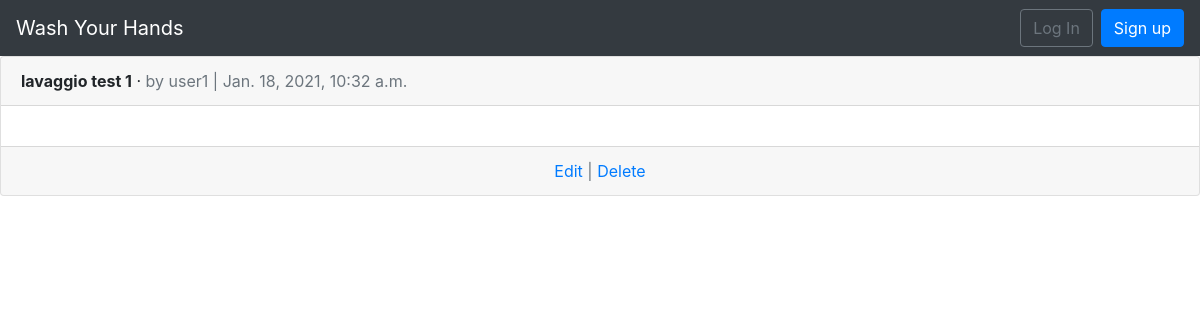
Page /lavaggi/ on the earlier database version.
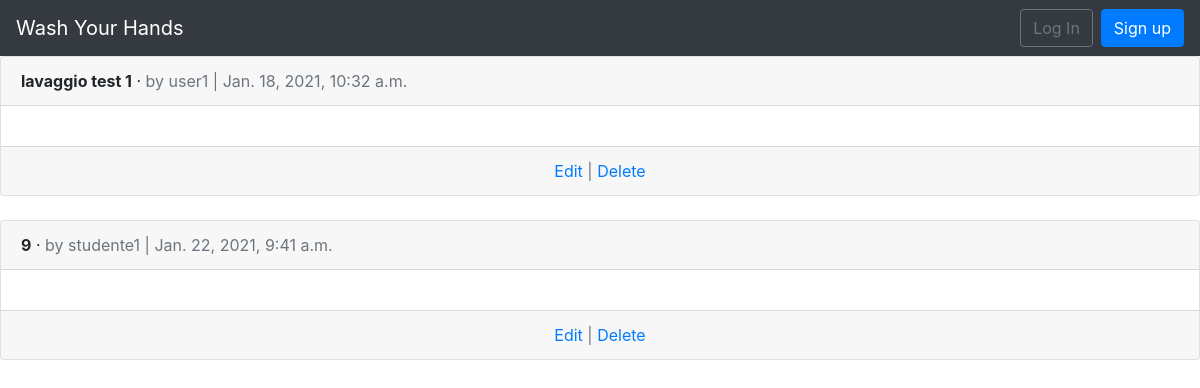
Same page on the later database version.
### lavaggi/models.py (models this page shows, shortened)
class Lavaggio(models.Model):
    numero = models.CharField(max_length=255)
    kpi = models.TextField()
    esito = models.CharField(max_length=255)
    date = models.DateTimeField(auto_now_add=True)
    utente = models.ForeignKey(
        get_user_model(),
        on_delete=models.CASCADE,
    )

### users/models.py (models this page shows)
class CustomUser(AbstractUser):
    age = models.PositiveIntegerField(null=True, blank=True)

### lavaggi/views.py (the view)
# urls.py: path('', LavaggioListView.as_view(), name='lavaggio_list'),
class LavaggioListView(ListView):
    model = Lavaggio
    template_name = 'lavaggio_list.html'
    login_url = 'login'

### templates/lavaggio_list.html (shortened to what this page needs)
{% extends 'base.html' %}
{% block content %}
  {% for lavaggio in object_list %}
    <div class="card">
      <div class="card-header">
        <span class="font-weight-bold">{{ lavaggio.numero }}</span> &middot;
        <span class="text-muted">by {{ lavaggio.utente }} | {{ lavaggio.date }}</span>
      </div>
      <div class="card-body">
      </div>
      <div class="card-footer text-center text-muted">
        <a href="{% url 'lavaggio_edit' lavaggio.pk %}">Edit</a> |
        <a href="{% url 'lavaggio_delete' lavaggio.pk %}">Delete</a>
      </div>
    </div>
    <br />
  {% endfor %}
{% endblock content %}

### templates/base.html (shortened to what this page needs)
<!DOCTYPE html>
<html>
<head>
  <link rel="stylesheet" href="https://stackpath.bootstrapcdn.com/bootstrap/4.5.0/css/bootstrap.min.css">
</head>
<body>
  <nav class="navbar navbar-expand-lg navbar-dark bg-dark">
    <a class="navbar-brand" href="{% url 'home' %}">Wash Your Hands</a>
    <div class="collapse navbar-collapse" id="navbarSupportedContent">
      {% if user.is_authenticated %}
        <ul class="navbar-nav ml-auto">
          <li class="nav-item">
            <a class="nav-link dropdown-toggle" href="#" id="navbarDropdown" role="button" data-toggle="dropdown" aria-haspopup="true" aria-expanded="false">
              {{ user.username }}
            </a>
            <div class="dropdown-menu dropdown-menu-lg-right" aria-labelledby="navbarDropdown">
              <a class="dropdown-item"
              href="{% url 'password_change'%}">Change password</a>
              <div class="dropdown-divider"></div>
              <a class="dropdown-item" href="{% url 'logout' %}">
              Log Out</a>
            </div>
          </li>
          <li class="nav-item"><a href="{% url 'lavaggio_new' %}">+ New</a></li>
        </ul>
      {% else %}
        <form class="form-inline ml-auto">
          <a href="{% url 'login' %}" class="btn btn-outline-secondary">
          Log In</a>
          <a href="{% url 'signup' %}" class="btn btn-primary ml-2">
          Sign up</a>
        </form>
      {% endif %}
    </div>
  </nav>
  <main>
      {% block content %}
      {% endblock content %}
  </main>
</body>
</html>

Differences in the rows shown:
added Lavaggio: numero "9", utente "studente1", date "Jan. 22, 2021, 9:41 a.m."
